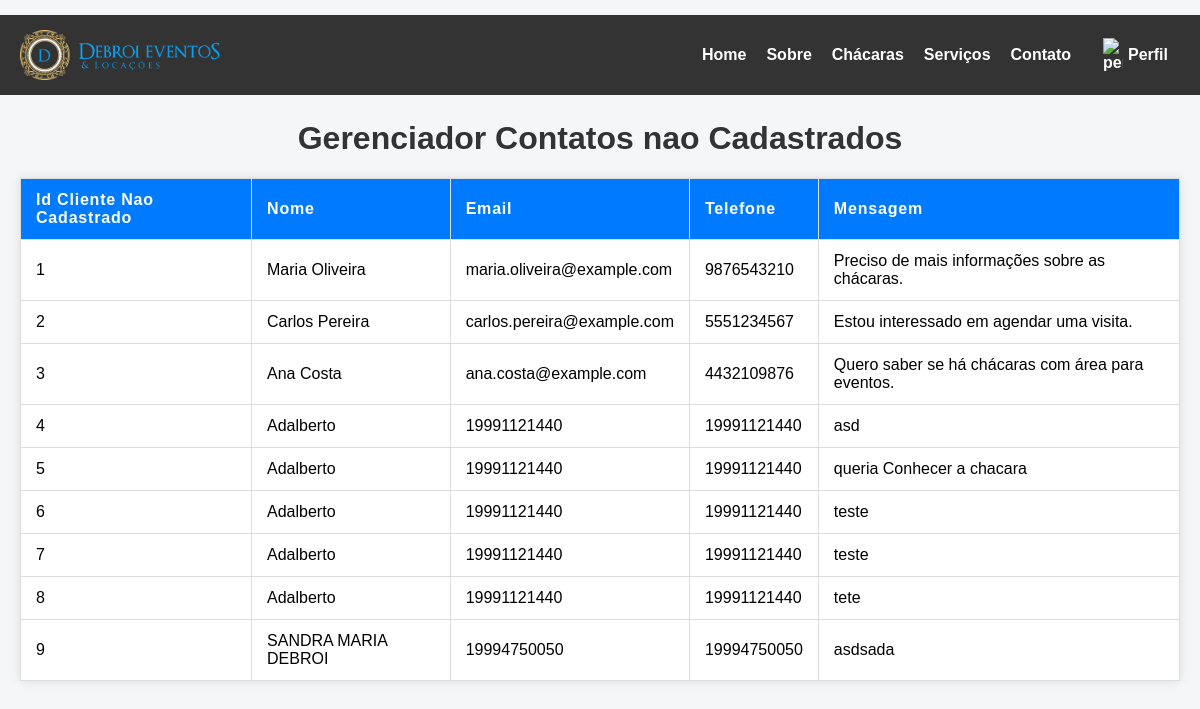
Screenshot of /contatosSemCadastro.php (signed in) with the database file from the repository.
### tables this page shows
CREATE TABLE `contatoclientenaocadastrado` (
  `Id` int(11) NOT NULL AUTO_INCREMENT,
  `Nome` varchar(100) NOT NULL,
  `Telefone` varchar(15) NOT NULL,
  `Email` varchar(255) NOT NULL,
  `Mensagem` varchar(550) DEFAULT NULL,
  PRIMARY KEY (`Id`)
);

### html/contatosSemCadastro.php (the view, shortened to what this page needs)
<?php
include('conexao.php');
    $ConsultaSQL = "select * from contatoclientenaocadastrado;";
    $CtnClientesSemCadastro = mysqli_query($conecta,$ConsultaSQL);
?>
<!DOCTYPE html>
<html lang="pt-BR">
<head>
</head>
<body>
    <header>
        <?php include 'menuBarra.php'; ?>
    </header>
    <div class="TudoviewUser">
        <h1>Gerenciador Contatos nao Cadastrados</h1>
        <div class="table-container">
            <table>
                <thead>
                    <tr>
                        <th>Id Cliente Nao Cadastrado</th>
                        <th>Nome</th>
                        <th>Email</th>
                        <th>Telefone</th>
                        <th>Mensagem</th>
                    </tr>
                </thead>
                <tbody>
                    <?php while($ClienteSemCadastro = mysqli_fetch_assoc($CtnClientesSemCadastro)){  ?>
                    <tr>
                        <td><?php echo $ClienteSemCadastro["Id"]; ?></td>
                        <td><?php echo $ClienteSemCadastro["Nome"]; ?></td>
                        <td><?php echo $ClienteSemCadastro["Email"]; ?></td>
                        <td><?php echo $ClienteSemCadastro["Telefone"]; ?></td>
                        <td><?php echo $ClienteSemCadastro["Mensagem"]; ?></td>
                    </tr>
                    <?php } ?>
                </tbody>
            </table>
        </div>
    </div>
</body>
</html>

### html/contatosSemCadastro.php (style rules this page uses)
body { font-family: Arial, sans-serif; margin: 20px; background-color: #f4f6f8; }
h1 { margin-top: 120px; color: #333; text-align: center; }
table { width: 100%; border-collapse: collapse; margin-top: 20px; background: white; box-shadow: 0 0 10px rgba(0, 0, 0, 0.1); }
th, td { padding: 12px 15px; border: 1px solid #ddd; text-align: left; }
th { background-color: #007BFF; color: white; letter-spacing: 0.05em; }

### rows the page displays
contatoclientenaocadastrado: Id "1", Nome "Maria Oliveira", Email "maria.oliveira@example.com", Telefone "9876543210", Mensagem "Preciso de mais informações sobre as chácaras."
contatoclientenaocadastrado: Id "2", Nome "Carlos Pereira", Email "carlos.pereira@example.com", Telefone "5551234567", Mensagem "Estou interessado em agendar uma visita."
contatoclientenaocadastrado: Id "3", Nome "Ana Costa", Email "ana.costa@example.com", Telefone "4432109876", Mensagem "Quero saber se há chácaras com área para eventos."
contatoclientenaocadastrado: Id "4", Nome "Adalberto", Email "19991121440", Telefone "19991121440", Mensagem "asd"
contatoclientenaocadastrado: Id "5", Nome "Adalberto", Email "19991121440", Telefone "19991121440", Mensagem "queria Conhecer a chacara"
contatoclientenaocadastrado: Id "6", Nome "Adalberto", Email "19991121440", Telefone "19991121440", Mensagem "teste"
contatoclientenaocadastrado: Id "7", Nome "Adalberto", Email "19991121440", Telefone "19991121440", Mensagem "teste"
contatoclientenaocadastrado: Id "8", Nome "Adalberto", Email "19991121440", Telefone "19991121440", Mensagem "tete"
contatoclientenaocadastrado: Id "9", Nome "SANDRA MARIA DEBROI", Email "19994750050", Telefone "19994750050", Mensagem "asdsada"
